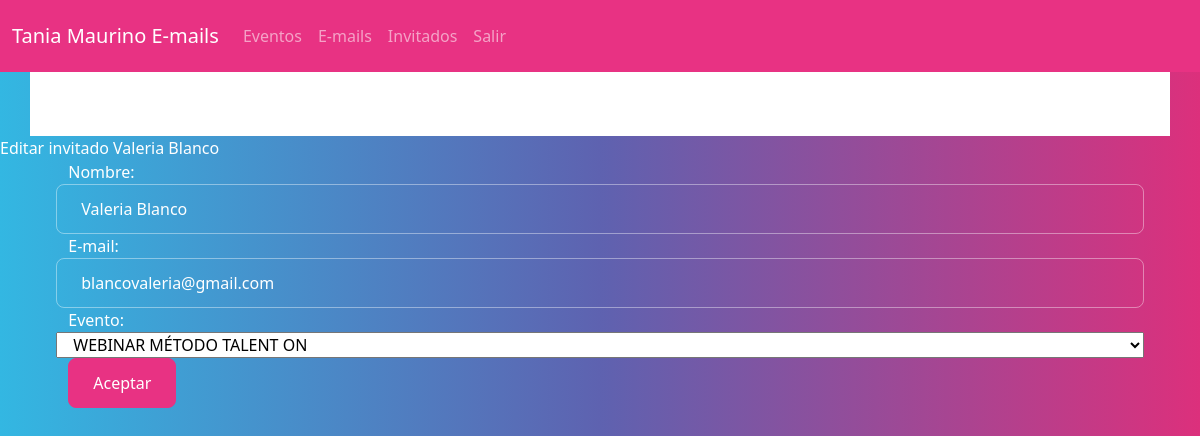
The page /guests/update/ffd78f8c-e625-4e26-b65d-19283633a485/ (signed in) on the database its author committed.
### main/models.py (models this page shows, shortened)
class Guests(models.Model):
    id = models.UUIDField(primary_key=True, default=uuid.uuid4, editable=False)
    name = models.CharField(max_length=150)
    slug = AutoSlugField(populate_from='id')
    event = models.ForeignKey(Event, on_delete=models.PROTECT)
    email = models.EmailField(max_length=254)
    is_active = models.BooleanField(default=True)

class Event(models.Model):
    id = models.UUIDField(primary_key=True, default=uuid.uuid4, editable=False)
    name = models.CharField(max_length=150)
    slug = AutoSlugField(populate_from='id')
    link = models.URLField(max_length=350)
    date = models.DateField(null=True, blank=True)
    time = models.TimeField(null=True, blank=True)
    def __str__(self):
        return self.name

### main/views.py (the view)
@method_decorator(login_required, name='dispatch')
class GuestsUpdateView(UpdateView):
    model = Guests
    form_class = GuestsForm
    template_name = 'guest/guest-edit.html'
    template_name_suffix = '_update_form'
    success_url = reverse_lazy('guestsList')

### main/forms.py
class GuestsForm(forms.ModelForm):
    class Meta:
        model = Guests
        fields = ['name', 'email', 'event']
        widgets = {
            'name': forms.TextInput(attrs={'class': 'form-control', 'placeholder': 'Nombre'}),
            'email': forms.TextInput(attrs={'class': 'form-control', 'placeholder': 'E-mail del invitado'}),
            'event': forms.Select()
        }
        labels = {
            'name': 'Nombre', 'email': 'E-mail', 'event': 'Evento',
        }

### main/templates/guest/guest-edit.html (shortened to what this page needs)
{% extends 'index.html' %}
{% load static %}
{% block content %}
{% block name %} Editar invitado {{object.name}}{% endblock %}
<div class="container d-flex justify-content-center aling-items-center">
    <form action="" method="post">{% csrf_token %}
        <fieldset>
            <div class="form-group row">
                {{form.as_table}}
            </div>
            <button type="submit" class="btn btn-primary">Aceptar</button>
        </fieldset>
    </form>
</div>
{% endblock %}

### rows shown on the page
Guests: name "Valeria Blanco", email "blancovaleria@gmail.com", event "WEBINAR MÉTODO TALENT ON"
